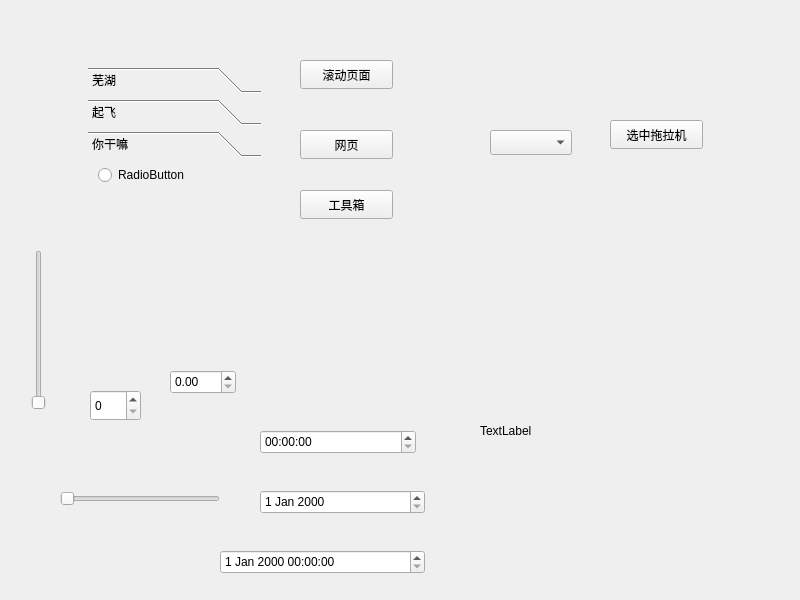
<?xml version="1.0" encoding="UTF-8"?>
<ui version="4.0">
 <class>Widget</class>
 <widget class="QWidget" name="Widget">
  <property name="geometry">
   <rect>
    <x>0</x>
    <y>0</y>
    <width>800</width>
    <height>600</height>
   </rect>
  </property>
  <property name="windowTitle">
   <string>Widget</string>
  </property>
  <widget class="QStackedWidget" name="stackedWidget">
   <property name="geometry">
    <rect>
     <x>79</x>
     <y>58</y>
     <width>191</width>
     <height>281</height>
    </rect>
   </property>
   <property name="currentIndex">
    <number>2</number>
   </property>
   <widget class="QWidget" name="page_4">
    <layout class="QVBoxLayout" name="verticalLayout_7">
     <item>
      <widget class="QScrollArea" name="scrollArea">
       <property name="widgetResizable">
        <bool>true</bool>
       </property>
       <widget class="QWidget" name="scrollAreaWidgetContents">
        <property name="geometry">
         <rect>
          <x>0</x>
          <y>0</y>
          <width>280</width>
          <height>951</height>
         </rect>
        </property>
        <layout class="QVBoxLayout" name="verticalLayout">
         <item>
          <widget class="QPushButton" name="pushButton">
           <property name="text">
            <string>PushButton</string>
           </property>
          </widget>
         </item>
         <item>
          <widget class="QPushButton" name="pushButton_2">
           <property name="text">
            <string>PushButton</string>
           </property>
          </widget>
         </item>
         <item>
          <widget class="QPushButton" name="pushButton_6">
           <property name="text">
            <string>PushButton</string>
           </property>
          </widget>
         </item>
         <item>
          <widget class="QPushButton" name="pushButton_5">
           <property name="text">
            <string>PushButton</string>
           </property>
          </widget>
         </item>
         <item>
          <widget class="QPushButton" name="pushButton_4">
           <property name="text">
            <string>PushButton</string>
           </property>
          </widget>
         </item>
         <item>
          <widget class="QPushButton" name="pushButton_3">
           <property name="text">
            <string>PushButton</string>
           </property>
          </widget>
         </item>
         <item>
          <widget class="QPushButton" name="pushButton_7">
           <property name="text">
            <string>PushButton</string>
           </property>
          </widget>
         </item>
         <item>
          <widget class="QPushButton" name="pushButton_8">
           <property name="text">
            <string>PushButton</string>
           </property>
          </widget>
         </item>
         <item>
          <widget class="QPushButton" name="pushButton_10">
           <property name="text">
            <string>PushButton</string>
           </property>
          </widget>
         </item>
         <item>
          <widget class="QPushButton" name="pushButton_9">
           <property name="text">
            <string>PushButton</string>
           </property>
          </widget>
         </item>
         <item>
          <widget class="QPushButton" name="pushButton_26">
           <property name="text">
            <string>PushButton</string>
           </property>
          </widget>
         </item>
         <item>
          <widget class="QPushButton" name="pushButton_25">
           <property name="text">
            <string>PushButton</string>
           </property>
          </widget>
         </item>
         <item>
          <widget class="QPushButton" name="pushButton_24">
           <property name="text">
            <string>PushButton</string>
           </property>
          </widget>
         </item>
         <item>
          <widget class="QPushButton" name="pushButton_23">
           <property name="text">
            <string>PushButton</string>
           </property>
          </widget>
         </item>
         <item>
          <widget class="QPushButton" name="pushButton_22">
           <property name="text">
            <string>PushButton</string>
           </property>
          </widget>
         </item>
         <item>
          <widget class="QPushButton" name="pushButton_21">
           <property name="text">
            <string>PushButton</string>
           </property>
          </widget>
         </item>
         <item>
          <widget class="QPushButton" name="pushButton_20">
           <property name="text">
            <string>PushButton</string>
           </property>
          </widget>
         </item>
         <item>
          <widget class="QPushButton" name="pushButton_19">
           <property name="text">
            <string>PushButton</string>
           </property>
          </widget>
         </item>
         <item>
          <widget class="QPushButton" name="pushButton_18">
           <property name="text">
            <string>PushButton</string>
           </property>
          </widget>
         </item>
         <item>
          <widget class="QPushButton" name="pushButton_17">
           <property name="text">
            <string>PushButton</string>
           </property>
          </widget>
         </item>
         <item>
          <widget class="QPushButton" name="pushButton_16">
           <property name="text">
            <string>PushButton</string>
           </property>
          </widget>
         </item>
         <item>
          <widget class="QPushButton" name="pushButton_15">
           <property name="text">
            <string>PushButton</string>
           </property>
          </widget>
         </item>
         <item>
          <widget class="QPushButton" name="pushButton_14">
           <property name="text">
            <string>PushButton</string>
           </property>
          </widget>
         </item>
         <item>
          <widget class="QPushButton" name="pushButton_13">
           <property name="text">
            <string>PushButton</string>
           </property>
          </widget>
         </item>
         <item>
          <widget class="QPushButton" name="pushButton_12">
           <property name="text">
            <string>PushButton</string>
           </property>
          </widget>
         </item>
         <item>
          <widget class="QPushButton" name="pushButton_11">
           <property name="text">
            <string>PushButton</string>
           </property>
          </widget>
         </item>
        </layout>
       </widget>
      </widget>
     </item>
    </layout>
   </widget>
   <widget class="QWidget" name="page_6">
    <layout class="QVBoxLayout" name="verticalLayout_5">
     <item>
      <widget class="QTabWidget" name="tabWidget">
       <property name="currentIndex">
        <number>1</number>
       </property>
       <widget class="QWidget" name="tab">
        <attribute name="title">
         <string>谷歌</string>
        </attribute>
        <layout class="QVBoxLayout" name="verticalLayout_3">
         <item>
          <widget class="QPushButton" name="pushButton_29">
           <property name="text">
            <string>PushButton</string>
           </property>
          </widget>
         </item>
         <item>
          <widget class="QPushButton" name="pushButton_35">
           <property name="text">
            <string>PushButton</string>
           </property>
          </widget>
         </item>
         <item>
          <widget class="QPushButton" name="pushButton_36">
           <property name="text">
            <string>PushButton</string>
           </property>
          </widget>
         </item>
        </layout>
       </widget>
       <widget class="QWidget" name="tab_2">
        <attribute name="title">
         <string>bing</string>
        </attribute>
        <layout class="QVBoxLayout" name="verticalLayout_4">
         <item>
          <widget class="QPushButton" name="pushButton_30">
           <property name="text">
            <string>PushButton</string>
           </property>
          </widget>
         </item>
         <item>
          <widget class="QPushButton" name="pushButton_34">
           <property name="text">
            <string>PushButton</string>
           </property>
          </widget>
         </item>
         <item>
          <widget class="QPushButton" name="pushButton_32">
           <property name="text">
            <string>PushButton</string>
           </property>
          </widget>
         </item>
         <item>
          <widget class="QPushButton" name="pushButton_33">
           <property name="text">
            <string>PushButton</string>
           </property>
          </widget>
         </item>
         <item>
          <widget class="QPushButton" name="pushButton_31">
           <property name="text">
            <string>PushButton</string>
           </property>
          </widget>
         </item>
        </layout>
       </widget>
      </widget>
     </item>
    </layout>
   </widget>
   <widget class="QWidget" name="page_5">
    <layout class="QVBoxLayout" name="verticalLayout_6">
     <item>
      <widget class="QToolBox" name="toolBox">
       <property name="currentIndex">
        <number>2</number>
       </property>
       <widget class="QWidget" name="page">
        <property name="geometry">
         <rect>
          <x>0</x>
          <y>0</y>
          <width>169</width>
          <height>154</height>
         </rect>
        </property>
        <attribute name="label">
         <string>芜湖</string>
        </attribute>
        <layout class="QVBoxLayout" name="verticalLayout_2">
         <item>
          <widget class="QPushButton" name="pushButton_27">
           <property name="text">
            <string>PushButton</string>
           </property>
          </widget>
         </item>
         <item>
          <widget class="QToolButton" name="toolButton">
           <property name="text">
            <string>...</string>
           </property>
          </widget>
         </item>
        </layout>
       </widget>
       <widget class="QWidget" name="page_2">
        <property name="geometry">
         <rect>
          <x>0</x>
          <y>0</y>
          <width>169</width>
          <height>154</height>
         </rect>
        </property>
        <attribute name="label">
         <string>起飞</string>
        </attribute>
        <widget class="QPushButton" name="pushButton_28">
         <property name="geometry">
          <rect>
           <x>30</x>
           <y>10</y>
           <width>93</width>
           <height>29</height>
          </rect>
         </property>
         <property name="text">
          <string>PushButton</string>
         </property>
        </widget>
       </widget>
       <widget class="QWidget" name="page_3">
        <attribute name="label">
         <string>你干嘛</string>
        </attribute>
        <widget class="QRadioButton" name="radioButton">
         <property name="geometry">
          <rect>
           <x>10</x>
           <y>0</y>
           <width>115</width>
           <height>24</height>
          </rect>
         </property>
         <property name="text">
          <string>RadioButton</string>
         </property>
        </widget>
       </widget>
      </widget>
     </item>
    </layout>
   </widget>
  </widget>
  <widget class="QPushButton" name="btn_sroll">
   <property name="geometry">
    <rect>
     <x>300</x>
     <y>60</y>
     <width>93</width>
     <height>29</height>
    </rect>
   </property>
   <property name="text">
    <string>滚动页面</string>
   </property>
  </widget>
  <widget class="QPushButton" name="btn_toolBox">
   <property name="geometry">
    <rect>
     <x>300</x>
     <y>190</y>
     <width>93</width>
     <height>29</height>
    </rect>
   </property>
   <property name="text">
    <string>工具箱</string>
   </property>
  </widget>
  <widget class="QPushButton" name="btn_Web">
   <property name="geometry">
    <rect>
     <x>300</x>
     <y>130</y>
     <width>93</width>
     <height>29</height>
    </rect>
   </property>
   <property name="text">
    <string>网页</string>
   </property>
  </widget>
  <widget class="QComboBox" name="comboBox">
   <property name="geometry">
    <rect>
     <x>490</x>
     <y>130</y>
     <width>82</width>
     <height>25</height>
    </rect>
   </property>
  </widget>
  <widget class="QPushButton" name="btn_tlj">
   <property name="geometry">
    <rect>
     <x>610</x>
     <y>120</y>
     <width>93</width>
     <height>29</height>
    </rect>
   </property>
   <property name="text">
    <string>选中拖拉机</string>
   </property>
  </widget>
  <widget class="QSpinBox" name="shuzi">
   <property name="geometry">
    <rect>
     <x>90</x>
     <y>390</y>
     <width>51</width>
     <height>31</height>
    </rect>
   </property>
  </widget>
  <widget class="QDoubleSpinBox" name="doubleSpinBox">
   <property name="geometry">
    <rect>
     <x>170</x>
     <y>370</y>
     <width>66</width>
     <height>24</height>
    </rect>
   </property>
  </widget>
  <widget class="QTimeEdit" name="timeEdit">
   <property name="geometry">
    <rect>
     <x>260</x>
     <y>430</y>
     <width>156</width>
     <height>24</height>
    </rect>
   </property>
  </widget>
  <widget class="QDateEdit" name="dateEdit">
   <property name="geometry">
    <rect>
     <x>260</x>
     <y>490</y>
     <width>165</width>
     <height>24</height>
    </rect>
   </property>
  </widget>
  <widget class="QDateTimeEdit" name="dateTimeEdit">
   <property name="geometry">
    <rect>
     <x>220</x>
     <y>550</y>
     <width>205</width>
     <height>24</height>
    </rect>
   </property>
  </widget>
  <widget class="QSlider" name="horizontalSlider">
   <property name="geometry">
    <rect>
     <x>60</x>
     <y>490</y>
     <width>160</width>
     <height>18</height>
    </rect>
   </property>
   <property name="orientation">
    <enum>Qt::Horizontal</enum>
   </property>
  </widget>
  <widget class="QSlider" name="verticalSlider">
   <property name="geometry">
    <rect>
     <x>30</x>
     <y>250</y>
     <width>18</width>
     <height>160</height>
    </rect>
   </property>
   <property name="orientation">
    <enum>Qt::Vertical</enum>
   </property>
  </widget>
  <widget class="QLabel" name="label">
   <property name="geometry">
    <rect>
     <x>480</x>
     <y>270</y>
     <width>301</width>
     <height>321</height>
    </rect>
   </property>
   <property name="text">
    <string>TextLabel</string>
   </property>
  </widget>
 </widget>
 <resources/>
 <connections/>
</ui>
